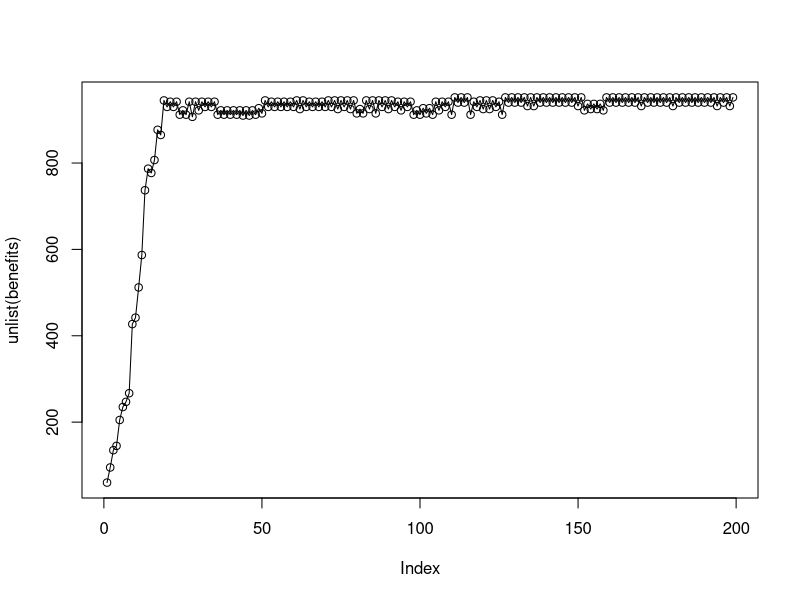

R code for this plot:
#############################################################################
#The function "knapsack(x)" will calculate the appropriate items to bring 
#on the hypothesized hiking trip.  Supply the function with the number of 
#proposals.  While testing, 100,000 proposals were able to produce the desired
# maximum for the given seed.
#############################################################################
#name the function
knapsack<-function(x){

#set the seed for reproducibility
set.seed(23)

#Enter the list of items, weights, and values
item=c("map","compass","water","sandwich","glucose","tin","banana","apple","cheese", 
	"beer","suntan_cream","camera","T-shirt","trousers","umbrella", 
	"waterproof_trousers","waterproof_overclothes","note-case","sunglasses","towel", 
	"socks","book")
weight=c(9,13,153,50,15,68,27,39,23,52,11,32,24,48,73,42,43,22,7,18,4,30)
value=c(150,35,200,160,60,45,60,40,30,10,70,30,15,10,40,70,75,80,20,12,50,10)
V=400

#initialize all of the objects that the program requires
i=1
l=1
selection<-sample(c(rep(0,11),rep(0,11)))
best_selection=c(1,1,1,1,1,0,1,0,0,0,1,0,0,0,0,1,1,1,1,0,1,0)
candidates<-list();benefits<-list();total_weight<-list()
selection_new<-selection
chooseitem<-c(1:22)

#Selection Loop: here we repeatedly propose and accept/reject scenarios to take
#on the trip
for(m in 1:x){

#here we tune the algorithm to help produce more exploration in the cases where
#the chain gets stuck
	if(m/i>500){l<- .15}
	if(m/i<=500){l<- 1}

#Generation/Proposal Step: Here we randomly select a bit to flip
j<-sample(chooseitem,1)
selection_new<- selection
	if(selection[j]==1){selection_new[j]<-0}
	if(selection[j]==0){selection_new[j]<-1}

#Accept/Reject Step: Here we either advance or fail to advance our Markov
#chain based on the acceptance criteria that the weight be less than V
#and the choice meets the Metropolis-Hasting criteria.
	if(sum(weight*selection_new)>V){selection<-selection}
	if(sum(weight*selection_new)<=V &&
	rbinom(1,1,min(1,exp(l*(sum(selection_new*value)-sum(selection*value)))))==1){
	selection<-selection_new;
	candidates[[i]]<-selection_new;
	benefits[[i]]<-sum(value*selection_new);
	total_weight[[i]]<-sum(weight*selection_new);
	i<-i+1	
	}
}

#produce a plot of the markov chain to show that the algorithm is working as intended
plot(unlist(benefits))
lines(unlist(benefits))

#output the information regarding the max.
cat("The max value is ",max(unlist(benefits)),"\n")
cat("This value occurred at index: ",which.max(unlist(benefits)),"\n")
cat("The number of candidates generated is: ",length(benefits),"\n")
cat("The optimal selection string is: ",best_selection,"\n")
cat("Our selection string is: ",candidates[[which.max(unlist(benefits))]],"\n")
cat("The difference between our selection and the optimal selection is: 
",sum(abs(best_selection-candidates[[which.max(unlist(benefits))]])), "items","\n")

}

#call the function
knapsack(100000)

#The max value is  1030 
#This value occurred at index:  122 
#The number of candidates generated is:  200 
#The optimal selection string is:  1 1 1 1 1 0 1 0 0 0 1 0 0 0 0 1 1 1 1 0 1 0 
#Our selection string is:  1 1 1 1 1 0 1 0 0 0 1 0 0 0 0 1 1 1 1 0 1 0 
#The difference between our selection and the optimal selection is:  0 items 
#   user  system elapsed 
#   3.583   0.030   3.646